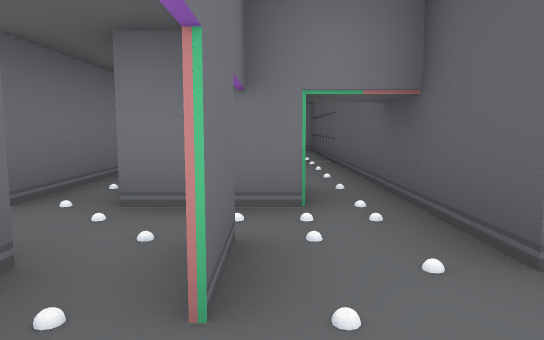
View 1 (above)

16 first-person views from a walk through a level from a Godot 3-D game. The camera is 1.3 m above the floor, tilts 6° down and sees 70° across. The floor is counted in squares, 2 m on a side. Each view is taken from the middle of a square. On the plan, view 1 faces up. The plan holds only what a view shows up to about 11 squares ahead; the rest is blank. Some surface patterns are stand-ins.

View 2
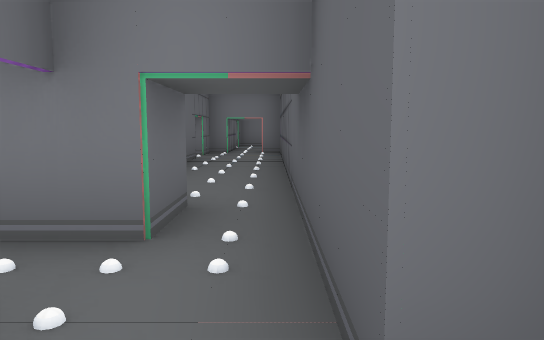

View 3
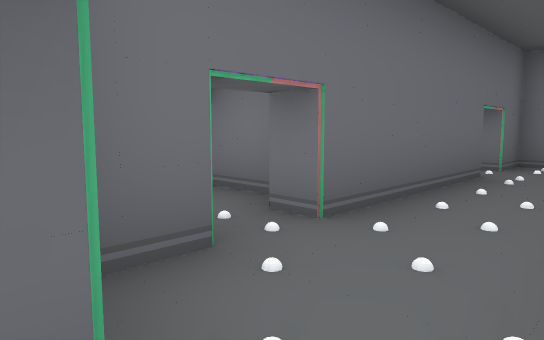

View 4
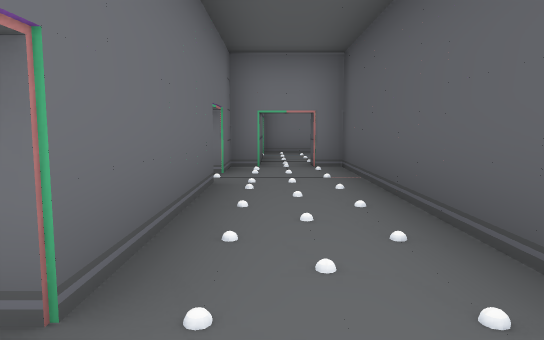

View 5
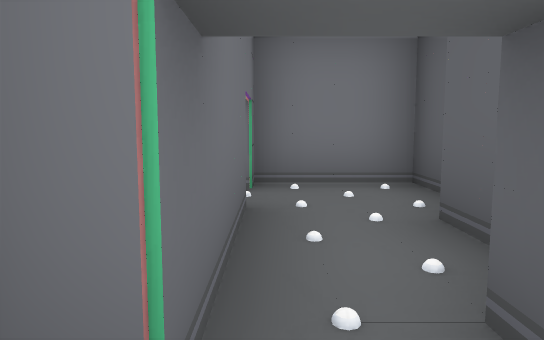

View 6
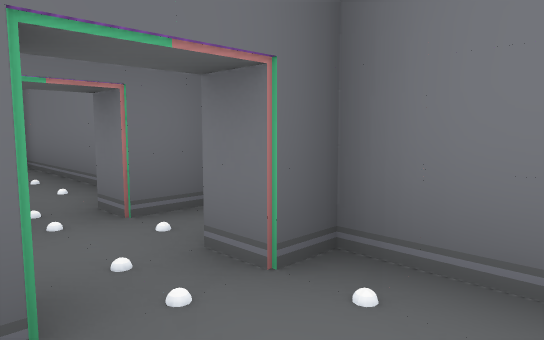

View 7
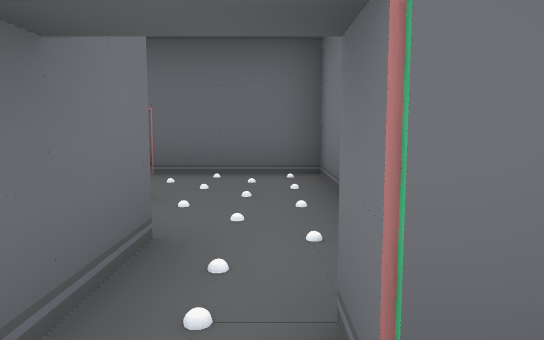

View 8
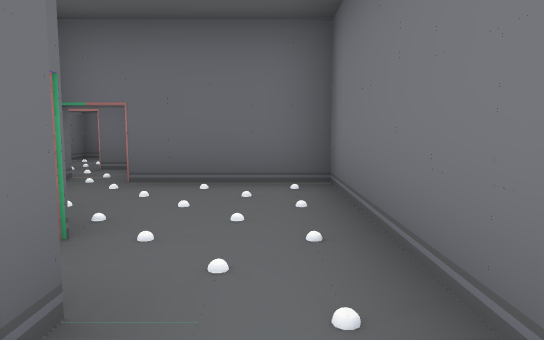

View 9
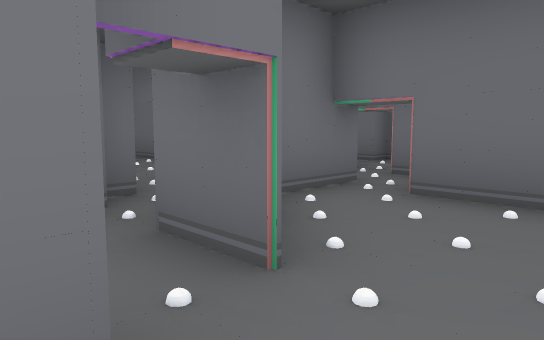

View 10
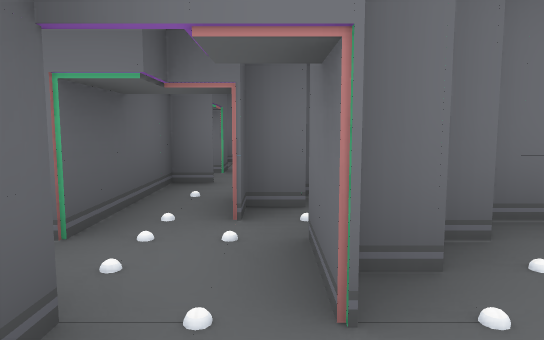

View 11
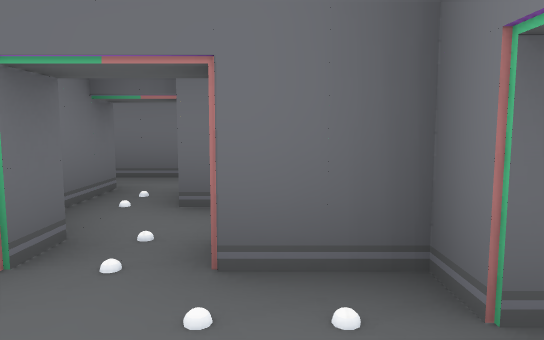

View 12
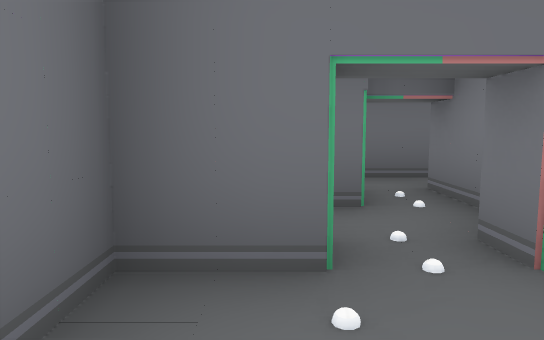

View 13
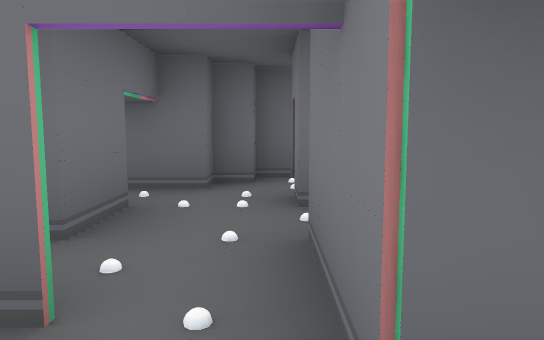

View 14
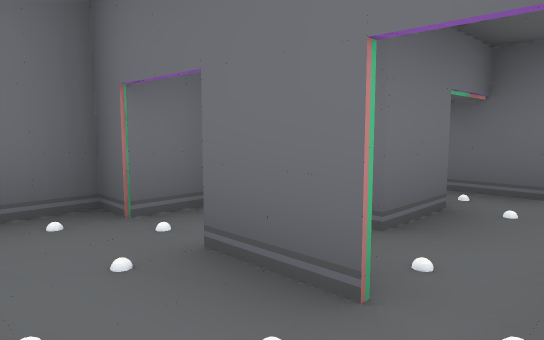

View 15
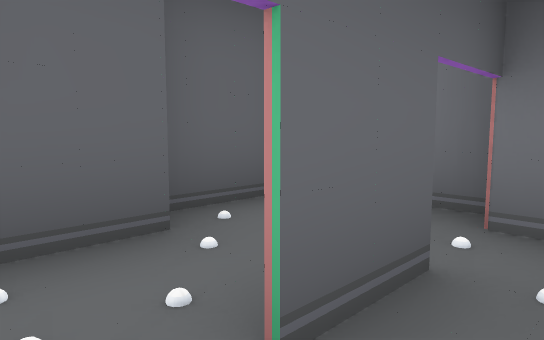

View 16
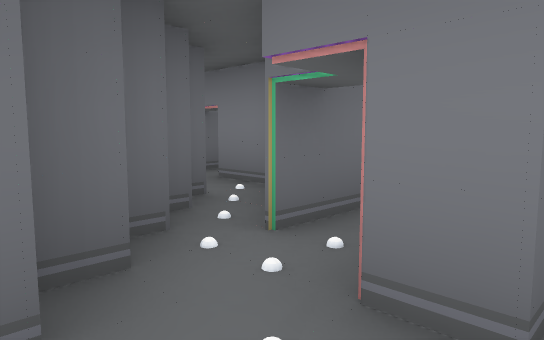

### Floor plan
Ten units are one square. View 1 is at (0, 0); x grows to the right and y downward. Boxes are objects, and circles mark ways between rooms. Rooms are numbered by the first view taken in them; rooms with no view inside come last. Other rooms are left out.
<svg viewBox="-112 -165 134 172">
<path fill="none" stroke="#000" d="M-2 -24 -2 -12M-3 -11 -3 -22M-24 -18 -11 -18M-22 -32 -29 -32M-10 -3 -2 -3 -2 2 5 2M3 -32 -14 -32M-37 -28 -37 -23 -32 -23 -32 -14M17 -4 17 -17 12 -17 12 -35M-42 -34 -42 -28M-47 -39 -47 -32M-12 -98 -7 -98 -7 -62 -12 -62M-7 -54 -7 -43 3 -43 3 -32M-2 -117 -7 -117 -7 -107 -11 -107M12 -35 12 -117 7 -117M-2 -144 -2 -117M12 -130 12 -139M17 -149 17 -157 -2 -157 -2 -152 -8 -152M7 -117 7 -122M-17 -160 -17 -152M-49 -133 -44 -133M-42 -139 -42 -126M-74 -123 -55 -123M-82 -129 -82 -121M-34 -143 -19 -143M-44 -118 -38 -118M-49 -113 -42 -113M-29 -157 -67 -157 -67 -131M-17 -152 -22 -152M-28 -103 -28 -129M-107 -108 -102 -108M-42 -71 -42 -62M-33 -86 -33 -93M-42 -98 -42 -89M-22 -59 -22 -32M-37 -49 -37 -36M-18 -67 -32 -67M-33 -93 -21 -93"/>
<circle cx="10" cy="-40" r="3" fill="#2a7"/>
<circle cx="-20" cy="-45" r="3" fill="#2a7"/>
<circle cx="0" cy="-120" r="3" fill="#2a7"/>
<circle cx="-10" cy="-60" r="3" fill="#2a7"/>
<circle cx="-10" cy="-100" r="3" fill="#2a7"/>
<circle cx="-20" cy="-150" r="3" fill="#2a7"/>
<circle cx="-30" cy="-60" r="3" fill="#2a7"/>
<circle cx="-30" cy="-100" r="3" fill="#2a7"/>
<text x="-10" y="-20">1</text>
<text x="0" y="-80">2</text>
<text x="0" y="-140">3</text>
<text x="-60" y="-140">4</text>
<text x="-40" y="-80">5</text>
<text x="-20" y="-50">6</text>
<text x="-20" y="-100">7</text>
</svg>
Room 1 opens to room 2. Room 1 opens to room 6. Room 2 opens to room 3. Room 2 opens to room 6. Room 2 opens to room 7. Room 3 opens to room 4. Room 5 opens to room 6. Room 5 opens to room 7.

Where each view was taken, in squares from view 1:
view 1: 0 up, 0 right, facing up
view 2: 1 up, 1 right, facing up
view 3: 4 up, 1 right, facing up-left
view 4: 5 up, 0 right, facing up
view 5: 11 up, 0 right, facing up
view 6: 14 up, 1 right, facing up-left
view 7: 15 up, 1 left, facing left
view 8: 15 up, 2 left, facing left
view 9: 15 up, 3 left, facing down-left
view 10: 15 up, 4 left, facing down
view 11: 11 up, 1 right, facing left
view 12: 5 up, 1 right, facing left
view 13: 3 up, 1 right, facing left
view 14: 3 up, 1 right, facing down-left
view 15: 3 up, 1 left, facing down-right
view 16: 2 up, 2 left, facing up-left
